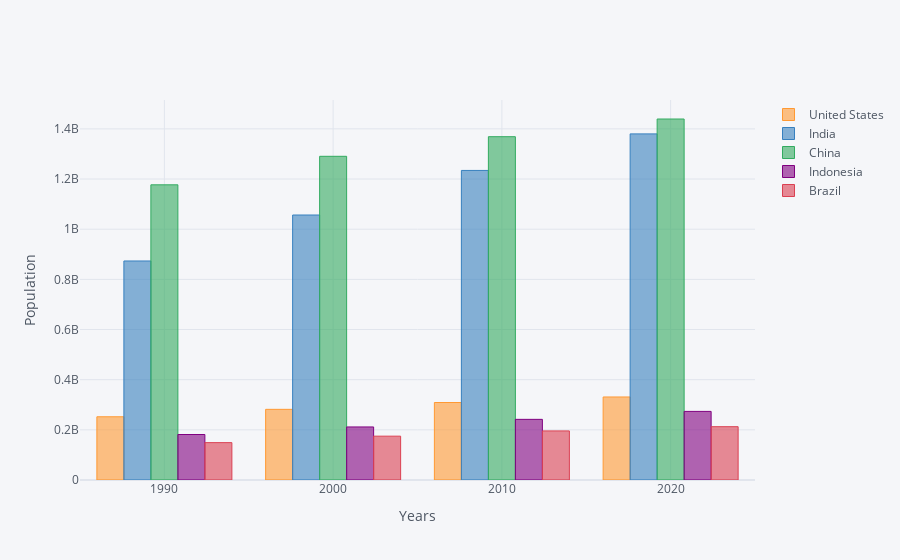

The cell this chart's notebook holds for it:
### Code cell
# Pivot with many years
df_pivot_many_years.iplot(
    kind='bar',
    xTitle="Years",
    yTitle="Population"
)

### Figure 1 — Plotly figure (JSON) as saved in the notebook; plotly's stock layout.template omitted (floating-point values rounded to 4 significant figures)
{"data": [{"marker": {"color": "rgba(255, 153, 51, 0.6)", "line": {"color": "rgba(255, 153, 51, 1.0)", "width": 1}}, "name": "United States", "orientation": "v", "text": "", "x": [1990.0, 2000.0, 2010.0, 2020.0], "y": [252100000.0, 281700000.0, 309000000.0, 331000000.0], "type": "bar"}, {"marker": {"color": "rgba(55, 128, 191, 0.6)", "line": {"color": "rgba(55, 128, 191, 1.0)", "width": 1}}, "name": "India", "orientation": "v", "text": "", "x": [1990.0, 2000.0, 2010.0, 2020.0], "y": [873300000.0, 1057000000.0, 1234000000.0, 1380000000.0], "type": "bar"}, {"marker": {"color": "rgba(50, 171, 96, 0.6)", "line": {"color": "rgba(50, 171, 96, 1.0)", "width": 1}}, "name": "China", "orientation": "v", "text": "", "x": [1990.0, 2000.0, 2010.0, 2020.0], "y": [1177000000.0, 1291000000.0, 1369000000.0, 1439000000.0], "type": "bar"}, {"marker": {"color": "rgba(128, 0, 128, 0.6)", "line": {"color": "rgba(128, 0, 128, 1.0)", "width": 1}}, "name": "Indonesia", "orientation": "v", "text": "", "x": [1990.0, 2000.0, 2010.0, 2020.0], "y": [181400000.0, 211500000.0, 241800000.0, 273500000.0], "type": "bar"}, {"marker": {"color": "rgba(219, 64, 82, 0.6)", "line": {"color": "rgba(219, 64, 82, 1.0)", "width": 1}}, "name": "Brazil", "orientation": "v", "text": "", "x": [1990.0, 2000.0, 2010.0, 2020.0], "y": [149000000.0, 174800000.0, 195700000.0, 212600000.0], "type": "bar"}], "layout": {"legend": {"bgcolor": "#F5F6F9", "font": {"color": "#4D5663"}}, "paper_bgcolor": "#F5F6F9", "plot_bgcolor": "#F5F6F9", "title": {"font": {"color": "#4D5663"}}, "xaxis": {"gridcolor": "#E1E5ED", "showgrid": true, "tickfont": {"color": "#4D5663"}, "title": {"font": {"color": "#4D5663"}, "text": "Years"}, "zerolinecolor": "#E1E5ED"}, "yaxis": {"gridcolor": "#E1E5ED", "showgrid": true, "tickfont": {"color": "#4D5663"}, "title": {"font": {"color": "#4D5663"}, "text": "Population"}, "zerolinecolor": "#E1E5ED"}}}
